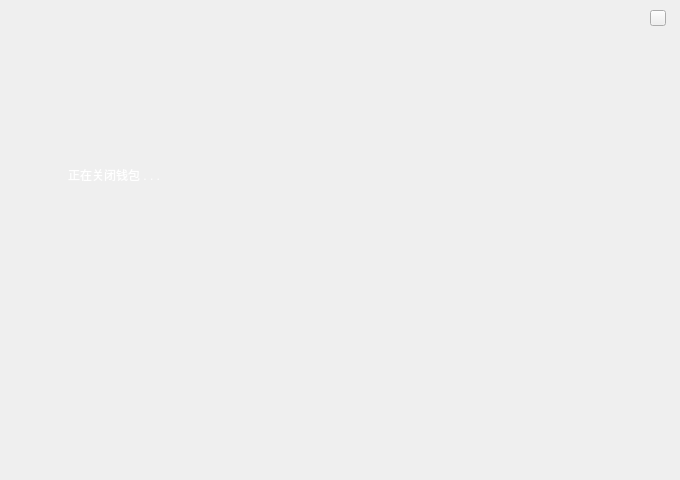
<?xml version="1.0" encoding="UTF-8"?>
<ui version="4.0">
 <class>ExitingWidget</class>
 <widget class="QWidget" name="ExitingWidget">
  <property name="geometry">
   <rect>
    <x>0</x>
    <y>0</y>
    <width>680</width>
    <height>480</height>
   </rect>
  </property>
  <property name="windowTitle">
   <string>Form</string>
  </property>
  <widget class="QLabel" name="label">
   <property name="geometry">
    <rect>
     <x>0</x>
     <y>150</y>
     <width>228</width>
     <height>50</height>
    </rect>
   </property>
   <property name="styleSheet">
    <string notr="true">font: 12px &quot;微软雅黑&quot;;color:white;</string>
   </property>
   <property name="text">
    <string>正在关闭钱包 . . .</string>
   </property>
   <property name="alignment">
    <set>Qt::AlignCenter</set>
   </property>
   <property name="wordWrap">
    <bool>true</bool>
   </property>
  </widget>
  <widget class="QToolButton" name="closeBtn">
   <property name="geometry">
    <rect>
     <x>650</x>
     <y>10</y>
     <width>16</width>
     <height>16</height>
    </rect>
   </property>
   <property name="cursor">
    <cursorShape>PointingHandCursor</cursorShape>
   </property>
   <property name="focusPolicy">
    <enum>Qt::NoFocus</enum>
   </property>
   <property name="text">
    <string/>
   </property>
  </widget>
 </widget>
 <resources/>
 <connections/>
</ui>
